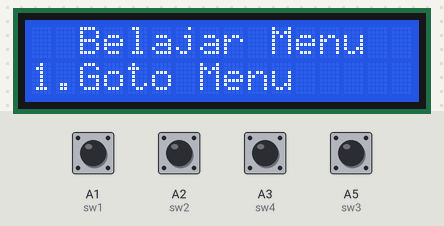
Recording of a sketch running on a simulated Arduino Uno, built with avr-gcc and run on an emulated ATmega328P. Parts: 16×2 character LCD. Inputs (shaded band) come from the test bench; at power-on: A1 (sw1), A2 (sw2), A3 (sw4), A5 (sw3) HIGH.

Above: at 3.2 s.
3.3 s: A1 (sw1) pulled LOW for 0.25 s
At 4.4 s:
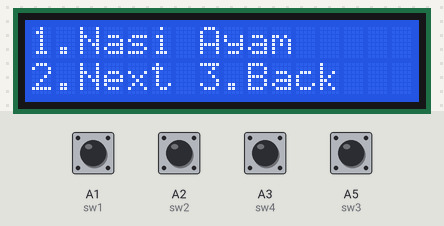
5.3 s: A2 (sw2) pulled LOW for 0.25 s
At 6.3 s:
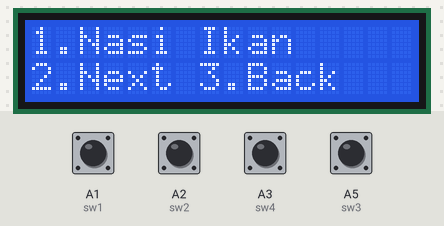
7.2 s: A1 (sw1) pulled LOW for 1 s
At 8.2 s:
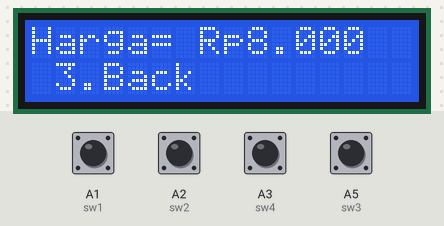
9.7 s: A5 (sw3) pulled LOW for 3.2 s
At 11.9 s:
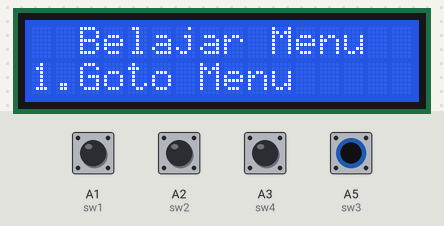
14.4 s: A1 (sw1) pulled LOW for 3.2 s
At 16.3 s:
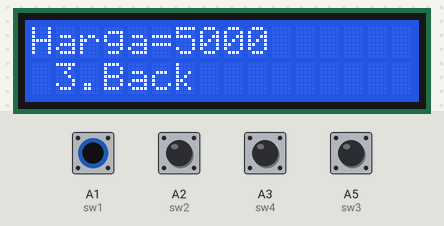
19.1 s: A5 (sw3) pulled LOW for 0.25 s
At 20.6 s:
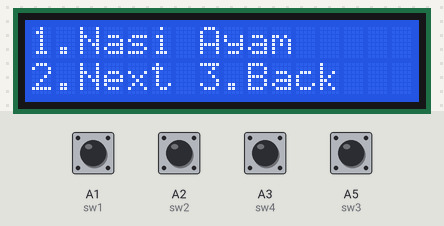
Timing chart, 0 to 22.0 s (numbered marks = the images above; inputs shaded):
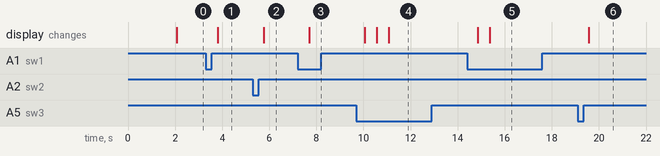

Measured:
- after the input at 3.3 s, the display: changes after 0.51 s (image 1)
- after the input at 5.3 s, the display: changes after 0.46 s (image 2)
- after the input at 7.2 s, the display: changes after 0.50 s (image 3)
- after the input at 9.7 s, the display: first changes after 0.35 s (image 4 shows a later state)
- after the input at 14.4 s, the display: first changes after 0.46 s (image 5 shows a later state)
- after the input at 19.1 s, the display: changes after 0.46 s (image 6)

The sketch:

LCD_Tes.ino
```cpp
#include <LiquidCrystal.h>

LiquidCrystal lcd(7, 6, 5, 4, 3, 2);

const int sw1 = A1;
const int sw2 = A2;
const int sw3 = A5;
const int sw4 = A3;
int ok = 0;
int next = 0;
int back = 0;
int ubah = 0;
int Y = 5000;
void setup() {

pinMode(sw1, INPUT_PULLUP);
pinMode(sw2, INPUT_PULLUP);
pinMode(sw3, INPUT_PULLUP);
pinMode(sw4, INPUT_PULLUP);
//Serial.begin(9600);
lcd.begin(16, 2);
lcd.print(" TEST TOMBOL ");
delay(2000);
lcd.clear();

}

void loop()
{

menu:
while(1)
{
lcd.clear();
lcd.setCursor(2,0);
lcd.print("Belajar Menu");
lcd.setCursor(0,1);
lcd.print("1.Goto Menu");
delay(200);

ok = digitalRead(sw1);
next = digitalRead(sw2);
back = digitalRead(sw3);
if (ok == LOW) { delay(300); goto menu1; }
if (next == LOW) { }
if (back == LOW) { }
}

menu1:
while(1)
{
lcd.clear();
lcd.setCursor(0,0);
lcd.print("1.Nasi Ayam");
lcd.setCursor(0,1);
lcd.print("2.Next 3.Back");
delay(200);

ok = digitalRead(sw1);
next = digitalRead(sw2);
back = digitalRead(sw3);
if (ok == LOW) { delay(300); goto menu2; }
if (next == LOW) { delay(300); goto menu3; }
if (back == LOW) { delay(300); goto menu; }

}
menu2:
while(1)
{

lcd.clear();
lcd.setCursor(0,0);
lcd.print("Harga=");
lcd.setCursor(6,0);
lcd.print(Y);
lcd.setCursor(0,1);
lcd.print(" 3.Back");
delay(200);

ok = digitalRead(sw1);
next = digitalRead(sw2);
back = digitalRead(sw3);
ubah = digitalRead(sw4);
if (ok == LOW) { }
if (next == LOW) { }
if (back == LOW) { delay(300); goto menu1; }
if (ubah == LOW) {  lcd.setCursor(6,0); lcd.print(Y++);}
}

menu3:
while(1)
{
lcd.clear();
lcd.setCursor(0,0);
lcd.print("1.Nasi Ikan");
lcd.setCursor(0,1);
lcd.print("2.Next 3.Back");
delay(200);

ok = digitalRead(sw1);
next = digitalRead(sw2);
back = digitalRead(sw3);
if (ok == LOW) { delay(300); goto menu4; }
if (next == LOW) { delay(300); goto menu5; }
if (back == LOW) { delay(300); goto menu1; }

}

menu4:
while(1)
{

lcd.clear();
lcd.setCursor(0,0);
lcd.print("Harga= Rp8.000");
lcd.setCursor(0,1);
lcd.print(" 3.Back");
delay(200);

ok = digitalRead(sw1);
next = digitalRead(sw2);
back = digitalRead(sw3);
if (ok == LOW) { }
if (next == LOW) { }
if (back == LOW) { delay(300); goto menu3; }

}

menu5:
while(1)
{
lcd.clear();
lcd.setCursor(0,0);
lcd.print("1.Nasi Telor");
lcd.setCursor(0,1);
lcd.print(" 3.Back");
delay(200);

ok = digitalRead(sw1);
next = digitalRead(sw2);
back = digitalRead(sw3);
if (ok == LOW) { delay(300); goto menu6; }
if (next == LOW) { }
if (back == LOW) { delay(300); goto menu3; }

}

menu6:
while(1)
{
lcd.clear();
lcd.setCursor(0,0);
lcd.print("Harga= Rp7.000");
lcd.setCursor(0,1);
lcd.print(" 3.Back");
delay(200);

ok = digitalRead(sw1);
next = digitalRead(sw2);
back = digitalRead(sw3);
if (ok == LOW) { }
if (next == LOW) { }
if (back == LOW) { delay(300); goto menu5; }

}
}
```
